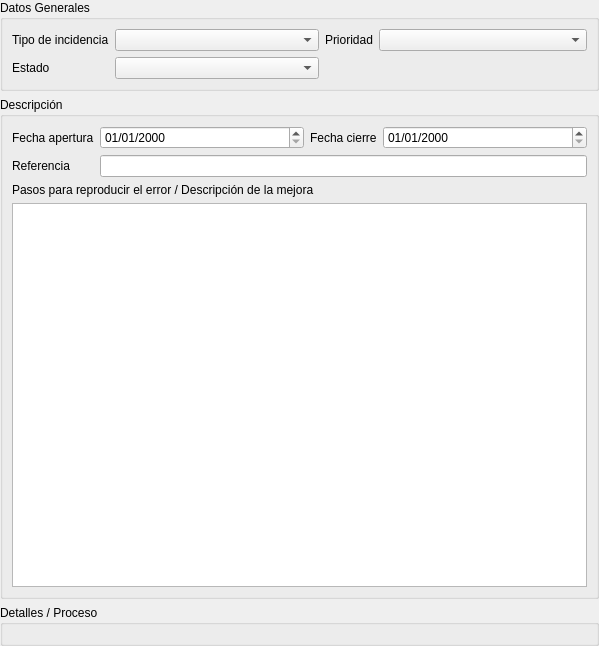
<?xml version="1.0" encoding="UTF-8"?>
<ui version="4.0">
 <class>Form</class>
 <widget class="QWidget" name="Form">
  <property name="geometry">
   <rect>
    <x>0</x>
    <y>0</y>
    <width>599</width>
    <height>646</height>
   </rect>
  </property>
  <property name="windowTitle">
   <string>Form</string>
  </property>
  <layout class="QVBoxLayout" name="verticalLayout_2">
   <property name="margin">
    <number>0</number>
   </property>
   <item>
    <widget class="QGroupBox" name="groupBox">
     <property name="title">
      <string>Datos Generales</string>
     </property>
     <layout class="QGridLayout" name="gridLayout">
      <item row="0" column="0">
       <widget class="QLabel" name="label">
        <property name="sizePolicy">
         <sizepolicy hsizetype="Maximum" vsizetype="Preferred">
          <horstretch>0</horstretch>
          <verstretch>0</verstretch>
         </sizepolicy>
        </property>
        <property name="text">
         <string>Tipo de incidencia</string>
        </property>
       </widget>
      </item>
      <item row="0" column="1">
       <widget class="DBComboBox" name="db_tipo">
        <property name="fieldName">
         <string>tipo</string>
        </property>
        <property name="dataEditable">
         <bool>true</bool>
        </property>
       </widget>
      </item>
      <item row="0" column="2">
       <widget class="QLabel" name="label_2">
        <property name="sizePolicy">
         <sizepolicy hsizetype="Maximum" vsizetype="Preferred">
          <horstretch>0</horstretch>
          <verstretch>0</verstretch>
         </sizepolicy>
        </property>
        <property name="text">
         <string>Prioridad</string>
        </property>
       </widget>
      </item>
      <item row="0" column="3">
       <widget class="DBComboBox" name="db_prioridad">
        <property name="fieldName">
         <string>prioridad</string>
        </property>
        <property name="dataEditable">
         <bool>true</bool>
        </property>
       </widget>
      </item>
      <item row="1" column="0">
       <widget class="QLabel" name="label_3">
        <property name="sizePolicy">
         <sizepolicy hsizetype="Maximum" vsizetype="Preferred">
          <horstretch>0</horstretch>
          <verstretch>0</verstretch>
         </sizepolicy>
        </property>
        <property name="text">
         <string>Estado</string>
        </property>
       </widget>
      </item>
      <item row="1" column="1">
       <widget class="DBComboBox" name="db_estado">
        <property name="fieldName">
         <string>estado</string>
        </property>
        <property name="dataEditable">
         <bool>true</bool>
        </property>
       </widget>
      </item>
      <item row="1" column="2" colspan="2">
       <spacer name="horizontalSpacer">
        <property name="orientation">
         <enum>Qt::Horizontal</enum>
        </property>
        <property name="sizeHint" stdset="0">
         <size>
          <width>262</width>
          <height>20</height>
         </size>
        </property>
       </spacer>
      </item>
     </layout>
    </widget>
   </item>
   <item>
    <widget class="QGroupBox" name="groupBox_2">
     <property name="title">
      <string>Descripción</string>
     </property>
     <layout class="QGridLayout" name="gridLayout_2">
      <item row="0" column="0">
       <widget class="QLabel" name="label_4">
        <property name="sizePolicy">
         <sizepolicy hsizetype="Maximum" vsizetype="Preferred">
          <horstretch>0</horstretch>
          <verstretch>0</verstretch>
         </sizepolicy>
        </property>
        <property name="text">
         <string>Fecha apertura</string>
        </property>
       </widget>
      </item>
      <item row="0" column="1">
       <widget class="DBDateTimeEdit" name="db_fechaapertura">
        <property name="displayFormat">
         <string>dd/MM/yyyy</string>
        </property>
        <property name="fieldName">
         <string>fechaapertura</string>
        </property>
       </widget>
      </item>
      <item row="0" column="2">
       <widget class="QLabel" name="label_5">
        <property name="sizePolicy">
         <sizepolicy hsizetype="Maximum" vsizetype="Preferred">
          <horstretch>0</horstretch>
          <verstretch>0</verstretch>
         </sizepolicy>
        </property>
        <property name="text">
         <string>Fecha cierre</string>
        </property>
       </widget>
      </item>
      <item row="0" column="3">
       <widget class="DBDateTimeEdit" name="db_fechacierre">
        <property name="displayFormat">
         <string>dd/MM/yyyy</string>
        </property>
        <property name="fieldName">
         <string>fechacierre</string>
        </property>
        <property name="dataEditable">
         <bool>true</bool>
        </property>
       </widget>
      </item>
      <item row="1" column="0">
       <widget class="QLabel" name="label_6">
        <property name="sizePolicy">
         <sizepolicy hsizetype="Maximum" vsizetype="Preferred">
          <horstretch>0</horstretch>
          <verstretch>0</verstretch>
         </sizepolicy>
        </property>
        <property name="text">
         <string>Referencia</string>
        </property>
       </widget>
      </item>
      <item row="1" column="1" colspan="3">
       <widget class="DBLineEdit" name="db_nombre">
        <property name="fieldName">
         <string>nombre</string>
        </property>
        <property name="dataEditable">
         <bool>true</bool>
        </property>
       </widget>
      </item>
      <item row="2" column="0" colspan="4">
       <widget class="QLabel" name="label_7">
        <property name="text">
         <string>Pasos para reproducir el error / Descripción de la mejora</string>
        </property>
       </widget>
      </item>
      <item row="3" column="0" colspan="4">
       <widget class="DBRichTextEdit" name="db_descripcion">
        <property name="fieldName">
         <string>descripcion</string>
        </property>
        <property name="dataEditable">
         <bool>true</bool>
        </property>
       </widget>
      </item>
     </layout>
    </widget>
   </item>
   <item>
    <widget class="QGroupBox" name="groupBox_3">
     <property name="title">
      <string>Detalles / Proceso</string>
     </property>
     <layout class="QVBoxLayout" name="verticalLayout">
      <item>
       <widget class="DBDetailView" name="dbDetailView">
        <property name="relationName">
         <string>gestionbugsincidencias</string>
        </property>
        <property name="dataEditable">
         <bool>true</bool>
        </property>
       </widget>
      </item>
     </layout>
    </widget>
   </item>
  </layout>
 </widget>
 <customwidgets>
  <customwidget>
   <class>DBComboBox</class>
   <extends>QComboBox</extends>
   <header>widgets/dbcombobox.h</header>
  </customwidget>
  <customwidget>
   <class>DBDateTimeEdit</class>
   <extends>QDateTimeEdit</extends>
   <header>widgets/dbdatetimeedit.h</header>
  </customwidget>
  <customwidget>
   <class>DBDetailView</class>
   <extends>QWidget</extends>
   <header>widgets/dbdetailview.h</header>
  </customwidget>
  <customwidget>
   <class>DBLineEdit</class>
   <extends>QLineEdit</extends>
   <header>widgets/dblineedit.h</header>
  </customwidget>
  <customwidget>
   <class>DBRichTextEdit</class>
   <extends>QTextEdit</extends>
   <header>widgets/dbrichtextedit.h</header>
  </customwidget>
 </customwidgets>
 <tabstops>
  <tabstop>db_tipo</tabstop>
  <tabstop>db_prioridad</tabstop>
  <tabstop>db_estado</tabstop>
  <tabstop>db_fechaapertura</tabstop>
  <tabstop>db_fechacierre</tabstop>
  <tabstop>db_nombre</tabstop>
  <tabstop>db_descripcion</tabstop>
 </tabstops>
 <resources/>
 <connections/>
</ui>
